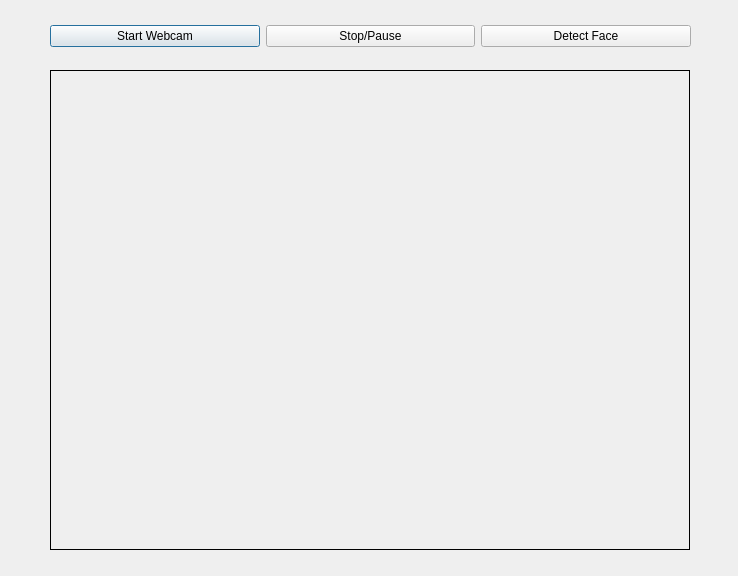
<?xml version="1.0" encoding="UTF-8"?>
<ui version="4.0">
 <class>Dialog</class>
 <widget class="QDialog" name="Dialog">
  <property name="geometry">
   <rect>
    <x>0</x>
    <y>0</y>
    <width>738</width>
    <height>576</height>
   </rect>
  </property>
  <property name="windowTitle">
   <string>Dialog</string>
  </property>
  <widget class="QLabel" name="imgLabel">
   <property name="geometry">
    <rect>
     <x>50</x>
     <y>70</y>
     <width>640</width>
     <height>480</height>
    </rect>
   </property>
   <property name="frameShape">
    <enum>QFrame::Box</enum>
   </property>
   <property name="text">
    <string/>
   </property>
  </widget>
  <widget class="QWidget" name="layoutWidget">
   <property name="geometry">
    <rect>
     <x>50</x>
     <y>20</y>
     <width>641</width>
     <height>32</height>
    </rect>
   </property>
   <layout class="QHBoxLayout" name="horizontalLayout_2">
    <item>
     <layout class="QHBoxLayout" name="horizontalLayout">
      <item>
       <widget class="QPushButton" name="startButton">
        <property name="text">
         <string>Start Webcam</string>
        </property>
       </widget>
      </item>
      <item>
       <widget class="QPushButton" name="stopButton">
        <property name="text">
         <string>Stop/Pause</string>
        </property>
       </widget>
      </item>
      <item>
       <widget class="QPushButton" name="detectButton">
        <property name="text">
         <string>Detect Face</string>
        </property>
       </widget>
      </item>
     </layout>
    </item>
   </layout>
  </widget>
 </widget>
 <resources/>
 <connections/>
</ui>
